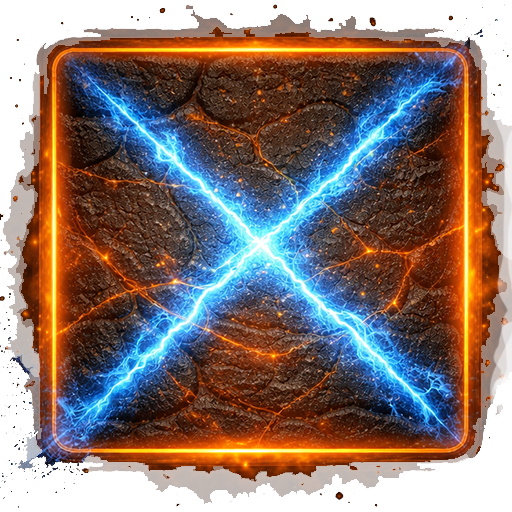
#> input picture assets/Stone - Orange X.png, 512 x 512 px
$ python portrait-print.py '../assets/Stone - Orange X.png' out 100
#> lines starting #> are read from the running program, lines starting #| are printed output that depends on the picture
#> further down, src is the input picture: PIL image 512x512 RGBA; mean R, G, B, A 89.1, 69.5, 62.5, 195.5
# A photograph, put into the room's print language.
#
# A raw photo dropped into a flat-ink room reads as a collage mistake: it is
# continuous tone with its own lighting and its own colour temperature, sitting
# in a picture that has hard keylines and five colours. The fix is not to soften
# the room, it is to print the photo — the same thing a gig poster or a
# newspaper does, which is why a halftoned face looks at home on a screen-printed
# wall.
#
# Three treatments, because the right one is a judgement call and judgement
# calls want to be looked at, not argued about:
#
#   duotone    luminance mapped onto ink -> paper. Smooth, closest to the photo.
#   halftone   the same ramp, but rendered as a rotated dot screen.
#   poster     four flat tones plus a charcoal keyline, so it reads as drawn.
#
# THE SCREEN IS SIZED FOR THE FINAL SIZE. A halftone made at 512px and shrunk to
# 96 turns to mush — the dots have to be big enough to survive at the size the
# sprite is actually drawn, so this takes the output height as an argument and
# screens to it.
#
#   python3 tools/portrait-print.py cutout.png outdir [height]
import os, sys, math
from PIL import Image, ImageDraw, ImageFilter, ImageOps

PAPER = (252, 247, 232)
CHARCOAL = (44, 44, 42)
TEAL = (58, 97, 104)
MUSTARD = (246, 204, 96)


def prepare(src, height):
    """Cutout -> a normalised greyscale at the target height, plus its alpha."""
#> called with height = 100
    im = src.copy()
    w = max(1, round(im.width * height / im.height))
#> w = 100
    im = im.resize((w, height), Image.LANCZOS)
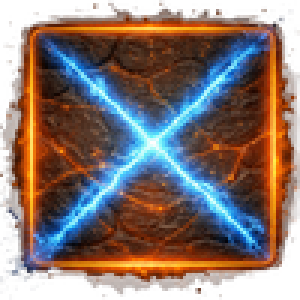
#> im: PIL image 100x100 RGBA (shown 3 times larger); mean R, G, B, A 83.7, 63, 55.9, 195.5; transparent parts drawn white
    alpha = im.getchannel("A")
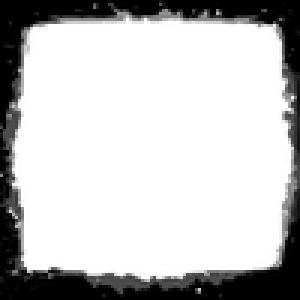
#> alpha: PIL image 100x100 L (shown 3 times larger); min 0, max 255, mean 195.5
    grey = ImageOps.grayscale(im.convert("RGB"))
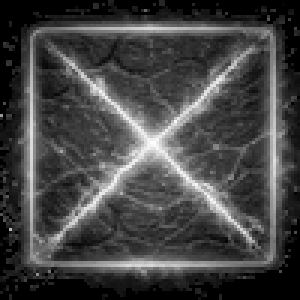
#> grey: PIL image 100x100 L (shown 3 times larger); min 0, max 254, mean 68.4
    # Stretch to the full range using the SUBJECT only — a portrait shot against
    # a bright wall is mid-grey everywhere once the wall is gone, and
    # autocontrast on the whole frame would be judging it against transparency.
    px = [g for g, a in zip(grey.getdata(), alpha.getdata()) if a > 128]
#> px = 7577 values, max 254 at index 3641, min 5 at index 6689, mean 86.01
    if px:
        lo, hi = min(px), max(px)
#> lo = 5; hi = 254
        if hi > lo:
            # Stretched, then held off both ends. Pure black and pure white are
            # both places a printed portrait loses information — the shadows fill
            # in and the highlights blow out — so the ramp lands at 6%..97% and
            # a gamma lifts the midtones back up.
            def m(v):
#> called with v = 0
                t = (v - lo) / (hi - lo)
#> t = -0.0201
                t = max(0.0, min(1.0, t)) ** 0.86
#> t = 0
                return int(round(255 * (0.06 + 0.91 * t)))
            grey = grey.point(m)
    return grey, alpha


def ramp(c0, c1):
    """256-entry ink->paper lookup between two colours."""
    return [tuple(round(c0[k] + (c1[k] - c0[k]) * i / 255) for k in range(3))
            for i in range(256)]


def duotone(grey, alpha, dark=CHARCOAL, light=PAPER):
    lut = ramp(dark, light)
    out = Image.new("RGBA", grey.size)
    out.putdata([lut[v] + (a,) for v, a in zip(grey.getdata(), alpha.getdata())])
    return out


def halftone(grey, alpha, cell=5, angle=27, dark=CHARCOAL, light=PAPER):
    """A rotated dot screen. Drawn at 4x and shrunk, which is the cheapest
    antialiasing there is and the only reason the dots do not crawl."""
    SS = 4
    w, h = grey.size
    big = Image.new("RGB", (w * SS, h * SS), light)
    d = ImageDraw.Draw(big)
    g = grey.filter(ImageFilter.GaussianBlur(0.6))
    rad = math.radians(angle)
    ca, sa = math.cos(rad), math.sin(rad)
    # Walk the screen in ITS OWN rotated frame so the dot lattice is straight and
    # the image is what is at an angle — a rotated bitmap of dots would alias.
    diag = int(math.hypot(w, h) / cell) + 2
    for j in range(-diag, diag):
        for i in range(-diag, diag):
            # cell centre, rotated back into image space
            cx = (i + 0.5) * cell * ca - (j + 0.5) * cell * sa + w / 2
            cy = (i + 0.5) * cell * sa + (j + 0.5) * cell * ca + h / 2
            if not (0 <= cx < w and 0 <= cy < h):
                continue
            if alpha.getpixel((int(cx), int(cy))) < 40:
                continue
            v = g.getpixel((int(cx), int(cy)))
            # Area of the dot is proportional to darkness, so radius is its
            # root. Coverage is capped below 1: a real press has a maximum ink
            # density, and without the cap the dark half of any photo plugs into
            # a solid black blob — which is exactly what the first pass did to a
            # charcoal sweater.
            cov = min(0.86, max(0.0, 1 - v / 255))
            r = (cell * SS * 0.70) * math.sqrt(cov)
            if r < 0.35:
                continue
            x, y = cx * SS, cy * SS
            d.ellipse([x - r, y - r, x + r, y + r], fill=dark)
    small = big.resize((w, h), Image.LANCZOS)
    out = small.convert("RGBA")
    out.putalpha(alpha)
    return out


def poster(grey, alpha, levels=4, dark=CHARCOAL, light=PAPER, keyline=True):
    lut_steps = []
    for i in range(256):
        step = min(levels - 1, int(i * levels / 256))
        t = step / (levels - 1)
        lut_steps.append(tuple(round(dark[k] + (light[k] - dark[k]) * t) for k in range(3)))
    flat = Image.new("RGBA", grey.size)
    flat.putdata([lut_steps[v] + (a,) for v, a in zip(grey.getdata(), alpha.getdata())])
    if keyline:
        # An outline around the SILHOUETTE, the way every drawn object in this
        # room has one. Without it the flat tones float; with it they read as
        # something that was drawn rather than something that was filtered.
        edge = alpha.filter(ImageFilter.MaxFilter(3))
        ring = Image.new("RGBA", grey.size, CHARCOAL + (0,))
        ring.putalpha(Image.eval(edge, lambda v: v).point(
            lambda v: 255 if v > 128 else 0))
        base = Image.new("RGBA", grey.size, (0, 0, 0, 0))
        base.paste(ring, (0, 0), ring)
        base.paste(flat, (0, 0), flat)
        flat = base
    return flat


TREATMENTS = {
    "duotone": lambda g, a, h: duotone(g, a),
    "halftone": lambda g, a, h: halftone(g, a, cell=max(3, round(h / 55))),
    "poster": lambda g, a, h: poster(g, a),
}

if __name__ == "__main__":
    src = Image.open(sys.argv[1]).convert("RGBA")
    outdir = sys.argv[2] if len(sys.argv) > 2 else "."
    height = int(sys.argv[3]) if len(sys.argv) > 3 else 240
    os.makedirs(outdir, exist_ok=True)
    grey, alpha = prepare(src, height)
    for name, fn in TREATMENTS.items():
        im = fn(grey, alpha, height)
        p = os.path.join(outdir, f"{name}-{height}.png")
        im.save(p)
        print(p, im.size)
#> this loop made 3 passes
#> pass 1, `im = fn(grey, alpha, height)`:
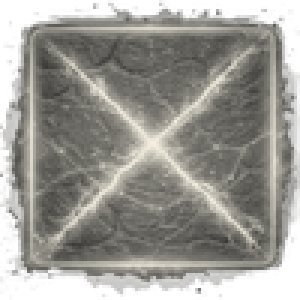
#> im: PIL image 100x100 RGBA (shown 3 times larger); mean R, G, B, A 112.8, 111.2, 104.8, 195.5; transparent parts drawn white
#> pass 2, in halftone, `big = Image.new("RGB", (w * SS, h * SS), light)`:
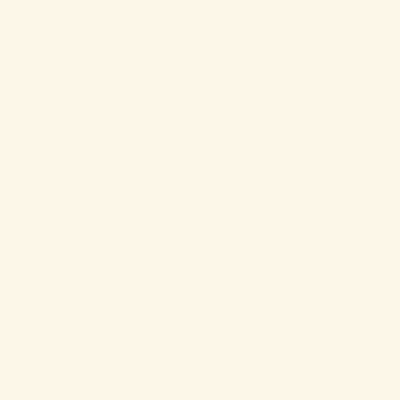
#> big: PIL image 400x400 RGB; mean R, G, B 252, 247, 232
#> pass 2, in halftone, `g = grey.filter(ImageFilter.GaussianBlur(0.6))`:
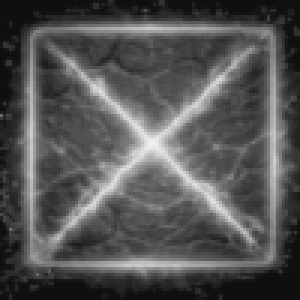
#> g: PIL image 100x100 L (shown 3 times larger); min 15, max 241, mean 84.3
#> after the loop:
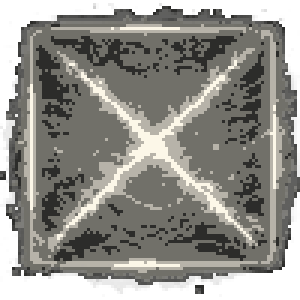
#> im: PIL image 100x100 RGBA (shown 3 times larger); mean R, G, B, A 94.9, 93.7, 88.1, 201.9; transparent parts drawn white
